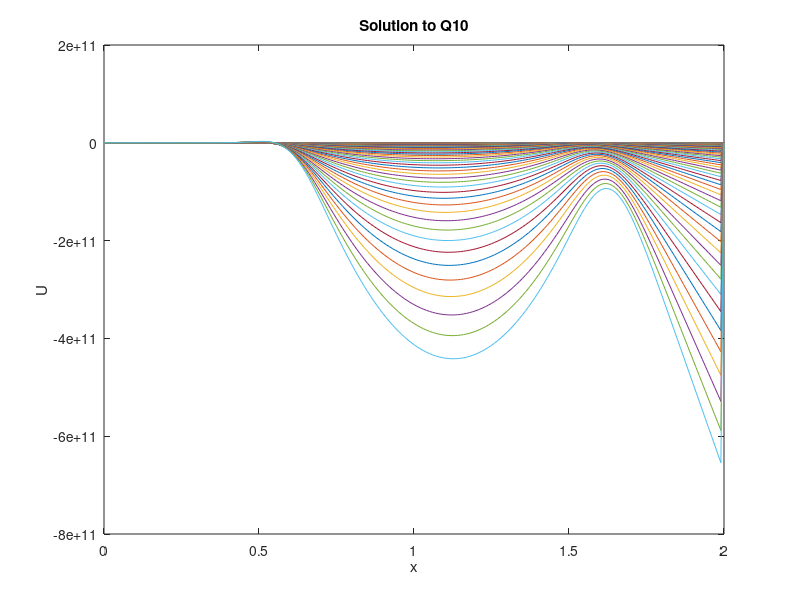

The MATLAB script that drew this image:
%solution to q10
%defining to parameters
h=1/100;
r=0.4;
c=1;
k=r*h/c;
x=0:h:2;
t=0:k:1;
Nx=floor(2/h);
Nt=floor(1/k);
U=zeros(Nx+1, Nt+1);
%initial conditions
for i=1:Nx+1
    if x(i)<1
        U(i,1)=x(i)*(x(i)-1);
    else
        U(i,1)=1-x(i);
    end               
end                                                                       
for j=1:Nt+1
    U(1,j)=t(j);
end
%solving
for i=2:Nx
    for j=1:Nt
        U(i,j+1)=(1/2)*(r+r*r)*U(i-1,j)+(1-r*r)*U(i,j)+(1/2)*(r*r-r)*U(i+1,j);
    end
end
plot(x,U); 
xlabel('x');
ylabel('U');
title('Solution to Q10');



    